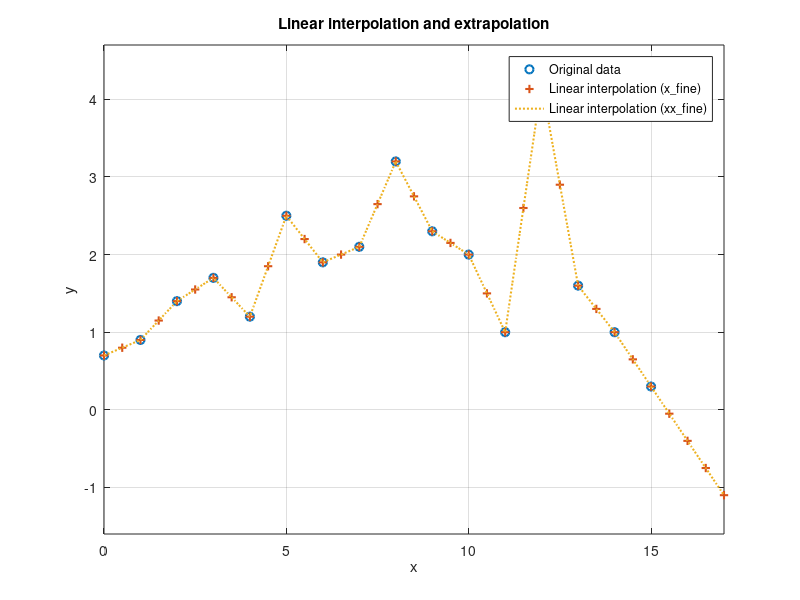
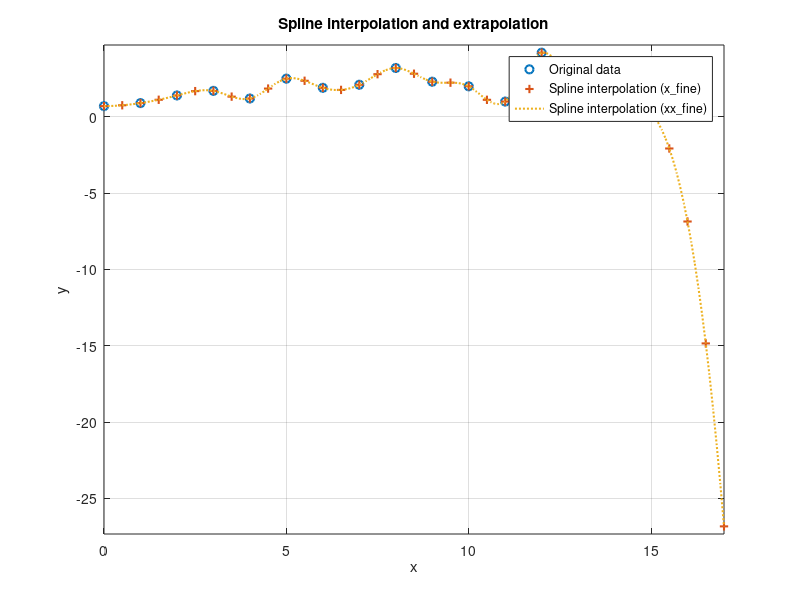

MATLAB code for these plots, in order:
% Exercise 26
% Interpolation and extrapolation using interp1

% Given measurement points
x = 0:1:15;   % original x-values
y = [0.7, 0.9, 1.4, 1.7, 1.2, 2.5, 1.9, 2.1, 3.2, 2.3, 2, 1, 4.2, 1.6, 1, 0.3];

% Define finer grids for evaluation
x_fine  = 0:0.5:17;   % medium fine grid
xx_fine = 0:0.1:17;   % very fine grid

% Part a: Linear interpolation and extrapolation

% Linear interpolation at x_fine and xx_fine
y_lin_fine = interp1(x, y, x_fine,  'linear', 'extrap');
y_lin_xx   = interp1(x, y, xx_fine, 'linear', 'extrap');

% Plot results
figure
plot(x, y, 'o', 'LineWidth', 1.5); hold on          % original data points
plot(x_fine, y_lin_fine, '+', 'LineWidth', 1.5)    % linear interp at x_fine
plot(xx_fine, y_lin_xx, ':', 'LineWidth', 1.5)     % linear interp at xx_fine

grid on
xlabel('x')
ylabel('y')
title('Linear interpolation and extrapolation')
legend('Original data', ...
       'Linear interpolation (x\_fine)', ...
       'Linear interpolation (xx\_fine)', ...
       'Location', 'best')

% Make sure all points are visible
xlim([0 17])
ylim([min(y_lin_xx)-0.5 max(y_lin_xx)+0.5])

% Part b: Spline interpolation and extrapolation

% Spline interpolation at x_fine and xx_fine
y_spline_fine = interp1(x, y, x_fine,  'spline', 'extrap');
y_spline_xx   = interp1(x, y, xx_fine, 'spline', 'extrap');

% Plot results
figure
plot(x, y, 'o', 'LineWidth', 1.5); hold on           % original data points
plot(x_fine, y_spline_fine, '+', 'LineWidth', 1.5)  % spline interp at x_fine
plot(xx_fine, y_spline_xx, ':', 'LineWidth', 1.5)   % spline interp at xx_fine

grid on
xlabel('x')
ylabel('y')
title('Spline interpolation and extrapolation')
legend('Original data', ...
       'Spline interpolation (x\_fine)', ...
       'Spline interpolation (xx\_fine)', ...
       'Location', 'best')

% Make sure all points are visible
xlim([0 17])
ylim([min(y_spline_xx)-0.5 max(y_spline_xx)+0.5])
